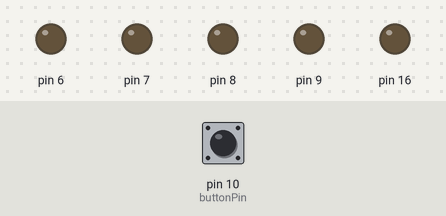
This sketch was run on a simulated Arduino Leonardo, built with avr-gcc and run on an emulated ATmega32U4. On the bench: output pins drawn as LEDs (lit = HIGH). The inputs (shaded band) are chosen by the test bench; at power-on: pin 10 (buttonPin) HIGH. What the sketch prints to the serial monitor is not drawn.

Above: at 1.7 s.
1.8 s: pin 10 (buttonPin) pulled LOW for 0.15 s
At 2.0 s:
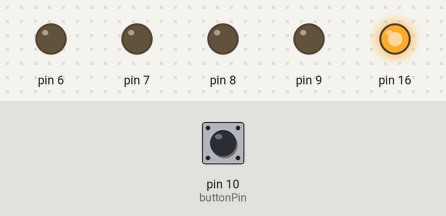
3.5 s: pin 10 (buttonPin) pulled LOW for 3.2 s
At 8.2 s:
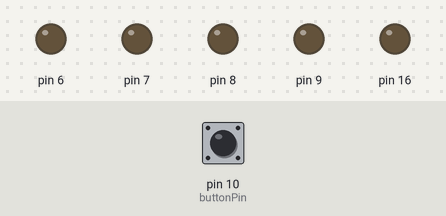
Timing chart, 0 to 9.7 s (numbered marks = the images above; inputs shaded):
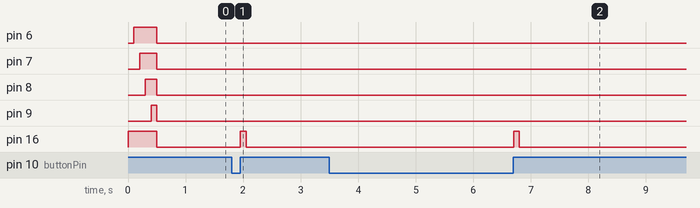

Measured:
- after the input at 1.8 s, pin 16: LOW → HIGH after 0.15 s, → LOW 0.10 s later
- after the input at 3.5 s, pin 16: LOW → HIGH after 3.2 s, → LOW 0.10 s later

The sketch:

stabelmetvolume.ino
```cpp
#include <HID-Project.h>
#include <HID-Settings.h>
#include "Adafruit_APDS9960.h"
Adafruit_APDS9960 apds;

const int buttonPin = 10;          // input pin for pushbutton
int previousButtonState = HIGH;   // for checking the state of a pushButton

//afstand
const int trigPin = 14;
const int echoPin = 15;

long duration;
int dCm, dInch;


// the setup function runs once when you press reset or power the board
void setup() {
    pinMode(buttonPin, INPUT);
  Serial.begin(115200);
  pinMode(16,OUTPUT);
  pinMode(6,OUTPUT);
  pinMode(7,OUTPUT);
  pinMode(8,OUTPUT);
  pinMode(9,OUTPUT);

  if(!apds.begin()){
    Serial.println("failed to initialize device! Please check your wiring.");
  }
  else Serial.println("Device initialized!");
  //gesture mode will be entered once proximity mode senses something close
  apds.enableProximity(true);
  apds.enableGesture(true);
  digitalWrite(16, HIGH);
  delay(100);
  digitalWrite(6, HIGH);
  delay(100);
  digitalWrite(7, HIGH);
  delay(100);
  digitalWrite(8, HIGH);
  delay(100);
  digitalWrite(9, HIGH);
  delay(100);
  digitalWrite(16, LOW);
  digitalWrite(6, LOW);
  digitalWrite(7, LOW);
  digitalWrite(8, LOW);
  digitalWrite(9, LOW);
}

// the loop function runs over and over again forever
void loop() {
  //read a gesture from the device
    uint8_t gesture = apds.readGesture();
    if(gesture == APDS9960_DOWN){
        digitalWrite(16, HIGH);
        Consumer.write(MEDIA_VOL_MUTE);
        delay(100);
        digitalWrite(16, LOW);
      }
    if(gesture == APDS9960_UP){
        digitalWrite(16, HIGH);
        Consumer.write(MEDIA_PLAY_PAUSE);
        delay(100);
        digitalWrite(16, LOW);
      }
    if(gesture == APDS9960_LEFT) {
      digitalWrite(16, HIGH);
      Consumer.write(MEDIA_PREVIOUS);
        digitalWrite(9, HIGH);
        delay(100);
        digitalWrite(8, HIGH);
        delay(100);
        digitalWrite(7, HIGH);
        delay(100);
        digitalWrite(6, HIGH);
        delay(100);
        digitalWrite(16, LOW);
        digitalWrite(6, LOW);
        digitalWrite(7, LOW);
        digitalWrite(8, LOW);
        digitalWrite(9, LOW);
        digitalWrite(16, LOW);
      digitalWrite(16, LOW);
    }

    if(gesture == APDS9960_RIGHT) {
      digitalWrite(16, HIGH);
      Consumer.write(MEDIA_NEXT);
        digitalWrite(6, HIGH);
        delay(100);
        digitalWrite(7, HIGH);
        delay(100);
        digitalWrite(8, HIGH);
        delay(100);
        digitalWrite(9, HIGH);
        delay(100);
        digitalWrite(16, LOW);
        digitalWrite(6, LOW);
        digitalWrite(7, LOW);
        digitalWrite(8, LOW);
        digitalWrite(9, LOW);
        digitalWrite(16, LOW);
    }

      // read the pushbutton:
  int buttonState = digitalRead(buttonPin);
  // if the button state has changed,
  if ((buttonState != previousButtonState)
      // and it's currently pressed:
      && (buttonState == HIGH)) {
    // increment the button counter
    // type out a message
    Consumer.write(MEDIA_PREVIOUS);
    digitalWrite(16, HIGH);
    delay(100);
    digitalWrite(16, LOW);
  }
    previousButtonState = buttonState;

    //geluuid
//
//    digitalWrite(trigPin, LOW);
//    delayMicroseconds(2);
//
//    digitalWrite(trigPin, HIGH);
//    delayMicroseconds(10);
//    digitalWrite(trigPin, LOW);
//
//    duration = pulseIn(echoPin, HIGH);
//    dCm = duration*0.034/2;
//
//    if(dCm<2){
//       digitalWrite(6,HIGH);
//       digitalWrite(7,HIGH);
//       digitalWrite(8,HIGH);
//       digitalWrite(9,HIGH);
//    }
//    else if(dCm>2&&dCm < 5 ){
//       digitalWrite(6,LOW);
//       digitalWrite(7,LOW);
//       digitalWrite(8,LOW);
//       digitalWrite(9,LOW);
//    }
//    else if(dCm > 5 && dCm <10){
//       digitalWrite(6,HIGH);
//       digitalWrite(7,LOW);
//       digitalWrite(8,LOW);
//       digitalWrite(9,LOW);
//    }
//    else if(dCm > 10 && dCm <15){
//       digitalWrite(6,HIGH);
//       digitalWrite(7,HIGH);
//       digitalWrite(8,LOW);
//       digitalWrite(9,LOW);
//    }
//    else if(dCm > 15 && dCm <20){
//       digitalWrite(6,HIGH);
//       digitalWrite(7,HIGH);
//       digitalWrite(8,HIGH);
//       digitalWrite(9,LOW);
//    }else if(dCm>20){
//       digitalWrite(6,HIGH);
//       digitalWrite(7,HIGH);
//       digitalWrite(8,HIGH);
//       digitalWrite(9,HIGH);
//    }
}
```
